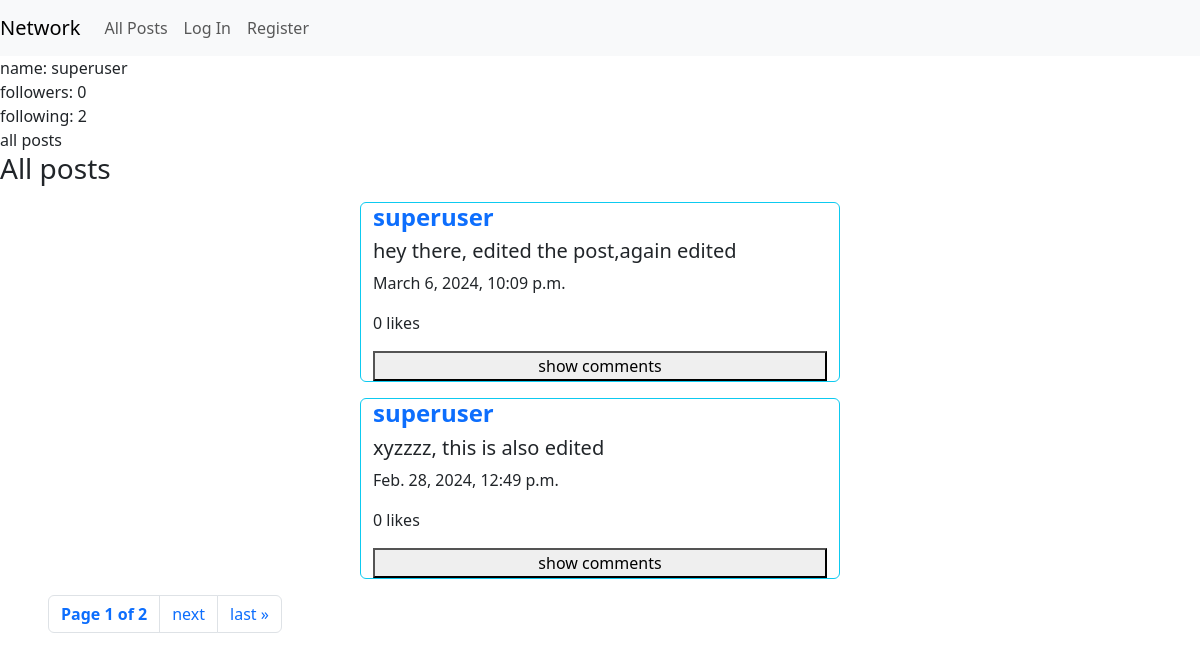
The page /profile/superuser on the database as committed earlier.
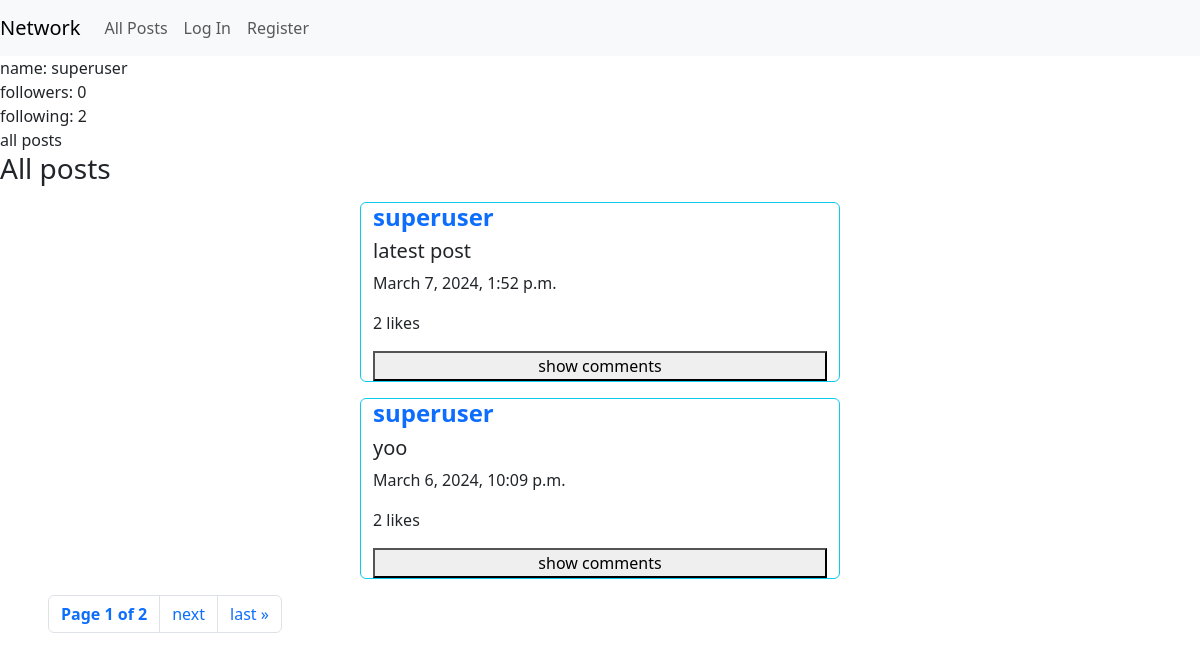
The same page on the database as committed later.
### network/models.py (models this page shows)
class Posts(models.Model):
    username = models.ForeignKey('User', null=True, on_delete=models.SET_NULL, related_name='all_posts')
    post_content = models.CharField(max_length=1000)
    creation_time = models.DateTimeField(auto_now_add=True, blank=True, null=True)
    likes = models.IntegerField(default=0)
    liked_by = models.ManyToManyField('User', blank=True, related_name='likes')

class User(AbstractUser, models.Model):
    follower_count = models.IntegerField(default=0)
    following_count = models.IntegerField(default=0)
    follower_list = models.ManyToManyField('User', blank=True, related_name='followers')
    following_list = models.ManyToManyField('User', blank=True, related_name='following')

### network/views.py (the view)
# urls.py: path("profile/<str:name>", views.profile_view, name="profile"),
def profile_view(request, name):
    all_posts = User.objects.get(username=name).all_posts.all().order_by('-creation_time')
    paginator = Paginator(all_posts, 2)
    pg_number = request.GET.get("page")
    pg_obj = paginator.get_page(pg_number)
    return render(request, "network/profile.html", {
        "user_profile": User.objects.get(username=name),
        "all_posts": pg_obj
    })

### network/templates/network/profile.html (shortened to what this page needs)
{% extends "network/layout.html" %}
{% load static %}
{% block body %}
    name: {{ user_profile.username }}
    <br>
    followers: {{ user_profile.follower_count }}
    <br>
    following: {{ user_profile.following_count }}
    <br>
    all posts
    <h3>All posts </h3>
    {% for post in all_posts %}
        <div class="product-container container-fluid card my-3 border border-info" style="width: 30rem;">
        <a class="text-decoration-none" href="{% url 'profile' post.username %}">
            <h4 class="fw-bold">{{ post.username }}</h4>
        </a>
        <h5 id="post-{{post.id}}">{{ post.post_content }}</h5>
        <p>{{ post.creation_time }}</p>
        <p id="likecount-{{post.id}}">{{ post.likes }} likes</p>
        <button id="loadcomment-{{post.id}}" onclick="load_comments(id)">show comments</button>
        </div>
    {% endfor %}
    <ul class="pagination px-5" style="width: 100%;">
        <li class="page-item">
            <p class="page-link fw-bold">Page {{ all_posts.number }} of {{ all_posts.paginator.num_pages }}</p>
        </li>
        {% if all_posts.has_next %}
          <li class="page-item">
            <a href="?page={{ all_posts.next_page_number }}" class="page-link">next</a>
          </li>
          <li class="page-item">
            <a href="?page={{ all_posts.paginator.num_pages }}" class="page-link">last &raquo;</a>
          </li>
        {% endif %}
      </ul>
{% endblock %}

Rows that differ between the two databases and show on the page:
no longer on this page (row edited): Posts: username "superuser", post_content "xyzzzz, this is also edited", creation_time "Feb. 28, 2024, 12:49 p.m.", likes "0"
added Posts: username "superuser", post_content "latest post", creation_time "March 7, 2024, 1:52 p.m.", likes "2"
changed Posts: post_content "hey there, edited the post,again edited" → "yoo"; likes "0" → "2"
